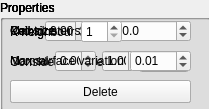
<?xml version="1.0" encoding="UTF-8"?>
<ui version="4.0">
 <class>sfcWidgetF</class>
 <widget class="QWidget" name="sfcWidgetF">
  <property name="geometry">
   <rect>
    <x>0</x>
    <y>0</y>
    <width>209</width>
    <height>109</height>
   </rect>
  </property>
  <property name="windowTitle">
   <string>FWidget</string>
  </property>
  <widget class="QGroupBox" name="outlier">
   <property name="geometry">
    <rect>
     <x>0</x>
     <y>0</y>
     <width>211</width>
     <height>111</height>
    </rect>
   </property>
   <property name="sizePolicy">
    <sizepolicy hsizetype="Fixed" vsizetype="Fixed">
     <horstretch>0</horstretch>
     <verstretch>0</verstretch>
    </sizepolicy>
   </property>
   <property name="title">
    <string>Properties</string>
   </property>
   <widget class="QWidget" name="horizontalLayoutWidget_2">
    <property name="geometry">
     <rect>
      <x>10</x>
      <y>20</y>
      <width>181</width>
      <height>22</height>
     </rect>
    </property>
    <layout class="QHBoxLayout" name="props">
     <property name="sizeConstraint">
      <enum>QLayout::SetFixedSize</enum>
     </property>
     <item>
      <widget class="QLabel" name="label_9">
       <property name="text">
        <string>K neighbour</string>
       </property>
      </widget>
     </item>
     <item>
      <widget class="QSpinBox" name="kn">
       <property name="maximumSize">
        <size>
         <width>50</width>
         <height>16777215</height>
        </size>
       </property>
       <property name="minimum">
        <number>1</number>
       </property>
       <property name="maximum">
        <number>50</number>
       </property>
      </widget>
     </item>
    </layout>
   </widget>
   <widget class="QPushButton" name="delete_out">
    <property name="geometry">
     <rect>
      <x>10</x>
      <y>80</y>
      <width>181</width>
      <height>23</height>
     </rect>
    </property>
    <property name="text">
     <string>Delete</string>
    </property>
   </widget>
   <widget class="QWidget" name="horizontalLayoutWidget_8">
    <property name="geometry">
     <rect>
      <x>10</x>
      <y>50</y>
      <width>181</width>
      <height>22</height>
     </rect>
    </property>
    <layout class="QHBoxLayout" name="props_3">
     <property name="sizeConstraint">
      <enum>QLayout::SetFixedSize</enum>
     </property>
     <item>
      <widget class="QLabel" name="label_11">
       <property name="text">
        <string>Considered outlier limit</string>
       </property>
      </widget>
     </item>
     <item>
      <widget class="QDoubleSpinBox" name="outl_limit">
       <property name="maximumSize">
        <size>
         <width>50</width>
         <height>16777215</height>
        </size>
       </property>
       <property name="minimum">
        <double>0.100000000000000</double>
       </property>
       <property name="singleStep">
        <double>0.100000000000000</double>
       </property>
       <property name="value">
        <double>2.000000000000000</double>
       </property>
      </widget>
     </item>
    </layout>
   </widget>
  </widget>
  <widget class="QGroupBox" name="outlierPlane">
   <property name="geometry">
    <rect>
     <x>0</x>
     <y>0</y>
     <width>211</width>
     <height>111</height>
    </rect>
   </property>
   <property name="sizePolicy">
    <sizepolicy hsizetype="Fixed" vsizetype="Fixed">
     <horstretch>0</horstretch>
     <verstretch>0</verstretch>
    </sizepolicy>
   </property>
   <property name="title">
    <string>Properties</string>
   </property>
   <widget class="QWidget" name="horizontalLayoutWidget_3">
    <property name="geometry">
     <rect>
      <x>10</x>
      <y>20</y>
      <width>181</width>
      <height>22</height>
     </rect>
    </property>
    <layout class="QHBoxLayout" name="horizontalLayout_2">
     <item>
      <widget class="QLabel" name="label">
       <property name="text">
        <string>Point</string>
       </property>
      </widget>
     </item>
     <item>
      <widget class="QDoubleSpinBox" name="px">
       <property name="minimum">
        <double>-99.000000000000000</double>
       </property>
       <property name="maximum">
        <double>99.000000000000000</double>
       </property>
       <property name="singleStep">
        <double>0.010000000000000</double>
       </property>
      </widget>
     </item>
     <item>
      <widget class="QDoubleSpinBox" name="py">
       <property name="minimum">
        <double>-99.000000000000000</double>
       </property>
       <property name="singleStep">
        <double>0.010000000000000</double>
       </property>
      </widget>
     </item>
     <item>
      <widget class="QDoubleSpinBox" name="pz">
       <property name="minimum">
        <double>-99.000000000000000</double>
       </property>
       <property name="singleStep">
        <double>0.010000000000000</double>
       </property>
      </widget>
     </item>
    </layout>
   </widget>
   <widget class="QWidget" name="horizontalLayoutWidget_4">
    <property name="geometry">
     <rect>
      <x>10</x>
      <y>50</y>
      <width>181</width>
      <height>22</height>
     </rect>
    </property>
    <layout class="QHBoxLayout" name="horizontalLayout_4">
     <item>
      <widget class="QLabel" name="label_2">
       <property name="text">
        <string>Normal</string>
       </property>
      </widget>
     </item>
     <item>
      <widget class="QDoubleSpinBox" name="nx">
       <property name="minimum">
        <double>-99.000000000000000</double>
       </property>
      </widget>
     </item>
     <item>
      <widget class="QDoubleSpinBox" name="ny">
       <property name="minimum">
        <double>-99.000000000000000</double>
       </property>
       <property name="value">
        <double>1.000000000000000</double>
       </property>
      </widget>
     </item>
     <item>
      <widget class="QDoubleSpinBox" name="nz">
       <property name="minimum">
        <double>-99.000000000000000</double>
       </property>
      </widget>
     </item>
    </layout>
   </widget>
   <widget class="QPushButton" name="delete_pl">
    <property name="geometry">
     <rect>
      <x>10</x>
      <y>80</y>
      <width>181</width>
      <height>23</height>
     </rect>
    </property>
    <property name="text">
     <string>Delete</string>
    </property>
   </widget>
  </widget>
  <widget class="QGroupBox" name="gridBme">
   <property name="geometry">
    <rect>
     <x>0</x>
     <y>0</y>
     <width>211</width>
     <height>111</height>
    </rect>
   </property>
   <property name="sizePolicy">
    <sizepolicy hsizetype="Fixed" vsizetype="Fixed">
     <horstretch>0</horstretch>
     <verstretch>0</verstretch>
    </sizepolicy>
   </property>
   <property name="title">
    <string>Properties</string>
   </property>
   <widget class="QWidget" name="horizontalLayoutWidget_5">
    <property name="geometry">
     <rect>
      <x>10</x>
      <y>20</y>
      <width>181</width>
      <height>22</height>
     </rect>
    </property>
    <layout class="QHBoxLayout" name="horizontalLayout_5">
     <item>
      <widget class="QLabel" name="label_3">
       <property name="text">
        <string>Cell size</string>
       </property>
      </widget>
     </item>
     <item>
      <widget class="QDoubleSpinBox" name="c_size">
       <property name="decimals">
        <number>5</number>
       </property>
       <property name="minimum">
        <double>0.000010000000000</double>
       </property>
       <property name="maximum">
        <double>1.000000000000000</double>
       </property>
       <property name="singleStep">
        <double>0.000010000000000</double>
       </property>
       <property name="value">
        <double>0.000100000000000</double>
       </property>
      </widget>
     </item>
    </layout>
   </widget>
   <widget class="QPushButton" name="delete_gbm">
    <property name="geometry">
     <rect>
      <x>10</x>
      <y>80</y>
      <width>181</width>
      <height>23</height>
     </rect>
    </property>
    <property name="text">
     <string>Delete</string>
    </property>
   </widget>
  </widget>
  <widget class="QGroupBox" name="gridCgal">
   <property name="geometry">
    <rect>
     <x>0</x>
     <y>0</y>
     <width>211</width>
     <height>111</height>
    </rect>
   </property>
   <property name="sizePolicy">
    <sizepolicy hsizetype="Fixed" vsizetype="Fixed">
     <horstretch>0</horstretch>
     <verstretch>0</verstretch>
    </sizepolicy>
   </property>
   <property name="title">
    <string>Properties</string>
   </property>
   <widget class="QPushButton" name="delete_gcg">
    <property name="geometry">
     <rect>
      <x>10</x>
      <y>80</y>
      <width>181</width>
      <height>23</height>
     </rect>
    </property>
    <property name="text">
     <string>Delete</string>
    </property>
   </widget>
   <widget class="QWidget" name="horizontalLayoutWidget_6">
    <property name="geometry">
     <rect>
      <x>10</x>
      <y>20</y>
      <width>181</width>
      <height>22</height>
     </rect>
    </property>
    <layout class="QHBoxLayout" name="horizontalLayout_6">
     <item>
      <widget class="QLabel" name="label_4">
       <property name="text">
        <string>Cell size</string>
       </property>
      </widget>
     </item>
     <item>
      <widget class="QDoubleSpinBox" name="c_size_cg">
       <property name="decimals">
        <number>5</number>
       </property>
       <property name="minimum">
        <double>0.000010000000000</double>
       </property>
       <property name="maximum">
        <double>1.000000000000000</double>
       </property>
       <property name="singleStep">
        <double>0.000010000000000</double>
       </property>
       <property name="value">
        <double>0.000100000000000</double>
       </property>
      </widget>
     </item>
    </layout>
   </widget>
  </widget>
  <widget class="QGroupBox" name="horCgal">
   <property name="geometry">
    <rect>
     <x>0</x>
     <y>0</y>
     <width>211</width>
     <height>111</height>
    </rect>
   </property>
   <property name="sizePolicy">
    <sizepolicy hsizetype="Fixed" vsizetype="Fixed">
     <horstretch>0</horstretch>
     <verstretch>0</verstretch>
    </sizepolicy>
   </property>
   <property name="title">
    <string>Properties</string>
   </property>
   <widget class="QWidget" name="horizontalLayoutWidget_9">
    <property name="geometry">
     <rect>
      <x>10</x>
      <y>20</y>
      <width>181</width>
      <height>22</height>
     </rect>
    </property>
    <layout class="QHBoxLayout" name="horizontalLayout_9">
     <item>
      <widget class="QLabel" name="label_5">
       <property name="text">
        <string>Max cluster size</string>
       </property>
      </widget>
     </item>
     <item>
      <widget class="QDoubleSpinBox" name="mcs">
       <property name="decimals">
        <number>1</number>
       </property>
       <property name="maximum">
        <double>200.000000000000000</double>
       </property>
       <property name="singleStep">
        <double>0.100000000000000</double>
       </property>
       <property name="value">
        <double>100.000000000000000</double>
       </property>
      </widget>
     </item>
    </layout>
   </widget>
   <widget class="QWidget" name="horizontalLayoutWidget_10">
    <property name="geometry">
     <rect>
      <x>10</x>
      <y>50</y>
      <width>181</width>
      <height>22</height>
     </rect>
    </property>
    <layout class="QHBoxLayout" name="horizontalLayout_10">
     <item>
      <widget class="QLabel" name="label_6">
       <property name="text">
        <string>Max surface variation</string>
       </property>
      </widget>
     </item>
     <item>
      <widget class="QDoubleSpinBox" name="msv">
       <property name="maximum">
        <double>1.000000000000000</double>
       </property>
       <property name="singleStep">
        <double>0.010000000000000</double>
       </property>
       <property name="value">
        <double>0.010000000000000</double>
       </property>
      </widget>
     </item>
    </layout>
   </widget>
   <widget class="QPushButton" name="delete_hor">
    <property name="geometry">
     <rect>
      <x>10</x>
      <y>80</y>
      <width>181</width>
      <height>23</height>
     </rect>
    </property>
    <property name="text">
     <string>Delete</string>
    </property>
   </widget>
  </widget>
  <widget class="QGroupBox" name="jetCgal">
   <property name="geometry">
    <rect>
     <x>0</x>
     <y>0</y>
     <width>211</width>
     <height>111</height>
    </rect>
   </property>
   <property name="sizePolicy">
    <sizepolicy hsizetype="Fixed" vsizetype="Fixed">
     <horstretch>0</horstretch>
     <verstretch>0</verstretch>
    </sizepolicy>
   </property>
   <property name="title">
    <string>Properties</string>
   </property>
   <widget class="QPushButton" name="delete_jet">
    <property name="geometry">
     <rect>
      <x>10</x>
      <y>80</y>
      <width>181</width>
      <height>23</height>
     </rect>
    </property>
    <property name="text">
     <string>Delete</string>
    </property>
   </widget>
   <widget class="QWidget" name="horizontalLayoutWidget_7">
    <property name="geometry">
     <rect>
      <x>10</x>
      <y>20</y>
      <width>181</width>
      <height>22</height>
     </rect>
    </property>
    <layout class="QHBoxLayout" name="props_2">
     <property name="sizeConstraint">
      <enum>QLayout::SetFixedSize</enum>
     </property>
     <item>
      <widget class="QLabel" name="label_10">
       <property name="text">
        <string>K neighbour</string>
       </property>
      </widget>
     </item>
     <item>
      <widget class="QSpinBox" name="kn_jet">
       <property name="maximumSize">
        <size>
         <width>50</width>
         <height>16777215</height>
        </size>
       </property>
       <property name="minimum">
        <number>1</number>
       </property>
       <property name="maximum">
        <number>50</number>
       </property>
      </widget>
     </item>
    </layout>
   </widget>
  </widget>
 </widget>
 <resources/>
 <connections/>
</ui>
